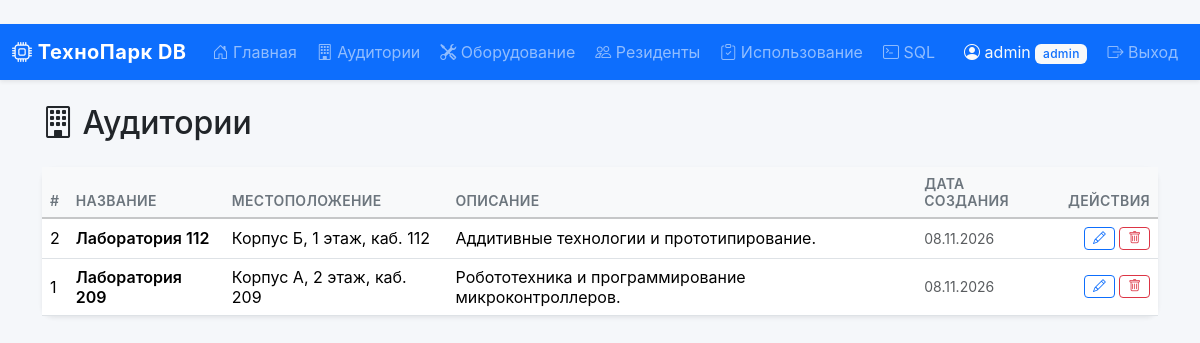
/laboratories/ (signed in), run on the app's committed database.
### tables this page shows
CREATE TABLE users (
    id INTEGER PRIMARY KEY AUTOINCREMENT,
    username VARCHAR(50) UNIQUE NOT NULL,
    password_hash VARCHAR(255) NOT NULL,
    role TEXT DEFAULT 'operator' CHECK(role IN ('admin', 'operator')),
    created_at DATETIME DEFAULT CURRENT_TIMESTAMP
);

CREATE TABLE laboratories (
    id INTEGER PRIMARY KEY AUTOINCREMENT,
    name VARCHAR(100) NOT NULL,
    location VARCHAR(200),
    description TEXT,
    created_at DATETIME DEFAULT CURRENT_TIMESTAMP,
    created_by INTEGER,  -- Кто создал запись (связь с users)
    FOREIGN KEY (created_by) REFERENCES users(id) ON DELETE SET NULL
);

### routes/laboratories.py (the view)
@laboratories_bp.route('/')
@login_required
def list_laboratories():
    labs = execute_query("""
        SELECT id, name, location, description, created_at
        FROM laboratories
        ORDER BY name
    """)
    return render_template('laboratories/list.html', laboratories=labs)

### database/db.py (called while the page is built)
def get_db():
    if 'db' not in g:
        g.db = sqlite3.connect(current_app.config['DATABASE_PATH'])
        g.db.row_factory = sqlite3.Row
        g.db.execute("PRAGMA foreign_keys = ON")
    return g.db

def execute_query(query, params=None, fetch=True):
    db = get_db()
    cursor = db.execute(query, params or ())
    if fetch:
        return [dict(row) for row in cursor.fetchall()]
    return None

### templates/laboratories/list.html (shortened to what this page needs)
﻿{% extends "base.html" %}
{% block content %}
<div class="mb-4">
    <h2><i class="bi bi-building"></i> Аудитории</h2>
</div>
<div class="card border-0 shadow-sm">
    <div class="table-responsive">
        <table class="table table-hover align-middle mb-0">
            <thead class="table-light">
                <tr>
                    <th>#</th>
                    <th>Название</th>
                    <th>Местоположение</th>
                    <th>Описание</th>
                    <th>Дата создания</th>
                    <th class="text-end">Действия</th>
                </tr>
            </thead>
            <tbody>
                {% for lab in laboratories %}
                <tr>
                    <td>{{ lab.id }}</td>
                    <td class="fw-semibold">{{ lab.name }}</td>
                    <td>{{ lab.location or '—' }}</td>
                    <td>{{ lab.description[:80] + '...' if lab.description and lab.description|length > 80 else (lab.description or '—') }}</td>
                    <td class="text-muted small">{{ lab.created_at | format_dt('%d.%m.%Y') }}</td>
                    <td class="text-end">
                        <a href="{{ url_for('laboratories.edit_laboratory', id=lab.id) }}" class="btn btn-sm btn-outline-primary" title="Редактировать">
                            <i class="bi bi-pencil"></i>
                        </a>
                        <form method="POST" action="{{ url_for('laboratories.delete_laboratory', id=lab.id) }}" class="d-inline delete-form">
                            <button type="submit" class="btn btn-sm btn-outline-danger" title="Удалить">
                                <i class="bi bi-trash"></i>
                            </button>
                        </form>
                    </td>
                </tr>
                {% else %}
                <tr>
                    <td colspan="6" class="text-center text-muted py-4">
                        <i class="bi bi-inbox fs-3"></i><br>Аудитории пока не добавлены
                    </td>
                </tr>
                {% endfor %}
            </tbody>
        </table>
    </div>
</div>
{% endblock %}

### templates/base.html (shortened to what this page needs)
<!DOCTYPE html>
<html lang="ru">
<head>
    <link href="https://cdn.jsdelivr.net/npm/bootstrap@5.3.2/dist/css/bootstrap.min.css" rel="stylesheet">
    <link href="https://cdn.jsdelivr.net/npm/bootstrap-icons@1.11.1/font/bootstrap-icons.css" rel="stylesheet">
    <link href="{{ url_for('static', filename='css/style.css') }}" rel="stylesheet">
</head>
<body>
<nav class="navbar navbar-expand-lg navbar-dark bg-primary shadow-sm">
    <div class="container-fluid">
        <a class="navbar-brand fw-bold" href="{{ url_for('dashboard.index') }}">
            <i class="bi bi-cpu"></i> ТехноПарк DB
        </a>
        <div class="collapse navbar-collapse" id="mainNavbar">
            <ul class="navbar-nav me-auto">
                <li class="nav-item">
                    <a class="nav-link" href="{{ url_for('dashboard.index') }}">
                        <i class="bi bi-house-door"></i> Главная
                    </a>
                </li>
                <li class="nav-item">
                    <a class="nav-link" href="{{ url_for('laboratories.list_laboratories') }}">
                        <i class="bi bi-building"></i> Аудитории
                    </a>
                </li>
                <li class="nav-item">
                    <a class="nav-link" href="{{ url_for('equipment.list_equipment') }}">
                        <i class="bi bi-tools"></i> Оборудование
                    </a>
                </li>
                <li class="nav-item">
                    <a class="nav-link" href="{{ url_for('residents.list_residents') }}">
                        <i class="bi bi-people"></i> Резиденты
                    </a>
                </li>
                <li class="nav-item">
                    <a class="nav-link" href="{{ url_for('usage.list_usage') }}">
                        <i class="bi bi-clipboard-check"></i> Использование
                    </a>
                </li>
                <li class="nav-item">
                    <a class="nav-link" href="{{ url_for('sql_console.console') }}">
                        <i class="bi bi-terminal"></i> SQL
                    </a>
                </li>
            </ul>
            <ul class="navbar-nav">
                {% if current_user.is_authenticated %}
                    <li class="nav-item">
                        <span class="nav-link text-light">
                            <i class="bi bi-person-circle"></i>
                            {{ current_user.username }}
                            <span class="badge bg-light text-primary">{{ current_user.role }}</span>
                        </span>
                    </li>
                    <li class="nav-item">
                        <a class="nav-link" href="{{ url_for('auth.logout') }}">
                            <i class="bi bi-box-arrow-right"></i> Выход
                        </a>
                    </li>
                {% endif %}
            </ul>
        </div>
    </div>
</nav>
<main class="container py-4">
    {% block content %}{% endblock %}
</main>
</body>
</html>

### static/css/style.css (style rules this page uses)
body { background-color: #f5f7fa; font-family: -apple-system, BlinkMacSystemFont, "Segoe UI", Roboto, "Helvetica Neue", Arial, sans-serif; min-height: 100vh; display: flex; flex-direction: column; }
main.container { flex: 1; }
.navbar-brand { letter-spacing: 0.5px; }
.navbar .nav-link { transition: background-color 0.2s ease; border-radius: 0.375rem; margin: 0 2px; }
.card { border-radius: 0.75rem; transition: box-shadow 0.2s ease; }
.table thead th { font-weight: 600; font-size: 0.875rem; text-transform: uppercase; letter-spacing: 0.3px; color: #6c757d; border-bottom-width: 2px; }
.table tbody tr { transition: background-color 0.15s ease; }
.badge { font-weight: 500; letter-spacing: 0.3px; padding: 0.35em 0.65em; }
td .btn { padding: 0.25rem 0.5rem; font-size: 0.8rem; }
td form.d-inline { display: inline-block; }

### data on the page
users: username "admin", role "admin"
laboratories: id "2", name "Лаборатория 112", location "Корпус Б, 1 этаж, каб. 112", description "Аддитивные технологии и прототипирование.", created_at "08.11.2026"
laboratories: id "1", name "Лаборатория 209", location "Корпус А, 2 этаж, каб. 209", description "Робототехника и программирование микроконтроллеров.", created_at "08.11.2026"
